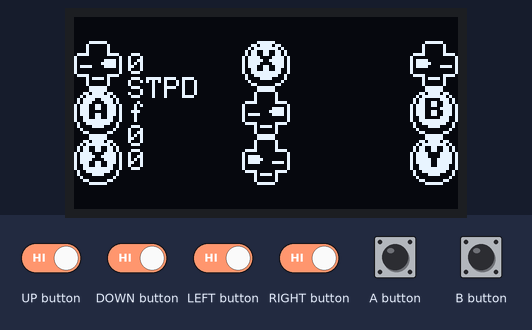
A sketch run on a simulated Arduboy, built with avr-gcc and run on an emulated ATmega32U4. Shown: 128×64 one-colour display. The test bench sets the inputs (shaded band).

Above: at 1.2 s.
1.3 s: A button pressed for 0.15 s
At 1.46 s:
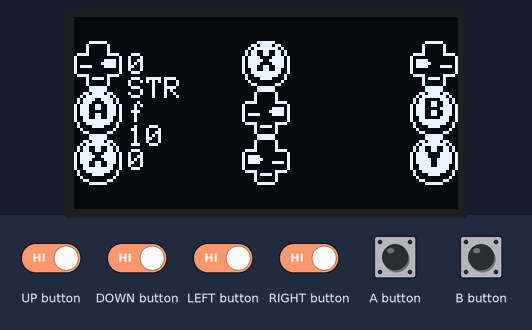
2.0 s: B button pressed for 0.15 s
At 2.38 s:
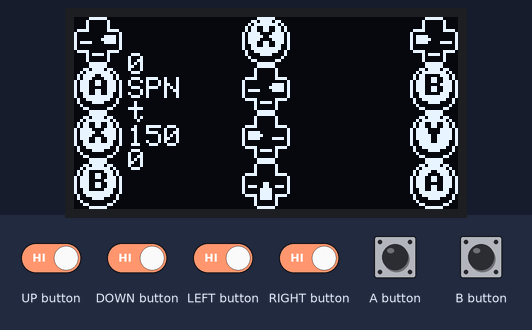
2.7 s: UP button driven LOW and DOWN button driven LOW and LEFT button driven LOW and RIGHT button driven LOW and A button driven LOW
5.7 s: B button pressed for 1 s
At 6.03 s:
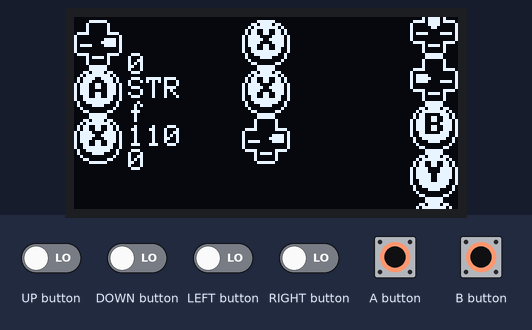
7.3 s: B button pressed for 0.15 s
At 7.55 s:
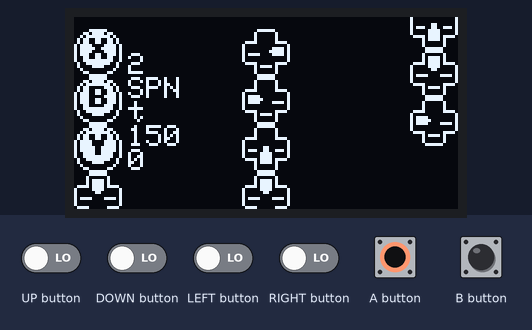
8.0 s: DOWN button driven HIGH and B button driven LOW
At 12.8 s:
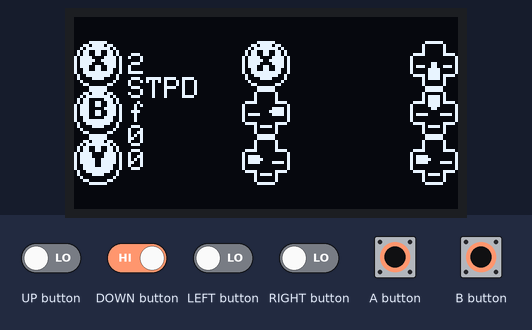
Timing chart, 0 to 13.7 s (numbered marks = the images above; inputs shaded):
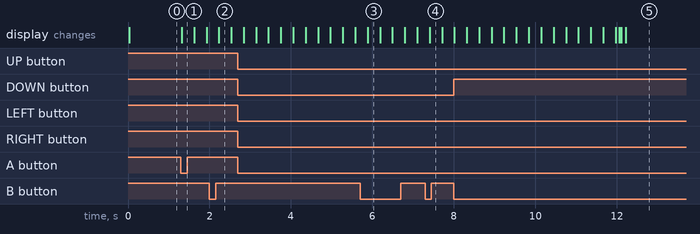

The sketch:

ArduboyEngine.ino
```cpp
#include <Arduboy2.h>
#define DEBUG false
#define DEFAULT_FRAMERATE 60

// ENGINE //
#include "gameengine.h"
#include "controller.h"

// GAME //
// #include "snake.h"
#include "sprites.h"
#include "watermelon.h"

//////////////////
// Arduboy Data //
//////////////////
Arduboy2 arduboy;
byte _framerate = DEFAULT_FRAMERATE;

/////////////////////
// Controller Data //
/////////////////////
Controller controller;
ControllerList cl = ControllerList(&controller);

///////////////
// Game Data //
///////////////
// Snake snakegame(&cl, &arduboy);
// StateMachine<GameStates> stateMachine(&cl, GAME_MENU);
RenderList renderlist = RenderList();

/////////
// WIP //
/////////
// Assuming you have an array of symbols defined in sprites.h
const unsigned char* reelSymbols[] = {
    simpleAnimation1, // ID 0
    simpleAnimation2, // ID 1
    simpleAnimation3, // ID 2
    simpleAnimation4  // ID 3
};

// Define the symbol IDs for each reel
int reel1SymbolIDs[] = {0,1,2,3,4,5,6,7}; // Reel 1 has symbols in order 0, 1, 2, 3
int reel2SymbolIDs[] = {7,6,5,4,3,2,1,1}; // Reel 2 has symbols in order 1, 2, 3, 0
int reel3SymbolIDs[] = {2,3,0,1,7,5,4,6}; // Reel 3 has symbols in order 2, 3, 0, 1

// Create the reels with custom symbol IDs
Reel reel1(&arduboy, &cl, sprite_allArray, reel1SymbolIDs, 8, 16, 3, 5, 10, 3, 120, 300);
Reel reel2(&arduboy, &cl, sprite_allArray, reel2SymbolIDs, 8, 16, 3, 5, 10, 3, 180, 360);
Reel reel3(&arduboy, &cl, sprite_allArray, reel3SymbolIDs, 8, 16, 3, 5, 10, 3, 240, 420);

void setup() {

  // Arduboy Setup //
  arduboy.begin();
  arduboy.initRandomSeed();
  arduboy.setFrameRate(_framerate);

  // WIP
  reel1.setPosition(0, 24); // Set reel1 at (10, 10)
  reel2.setPosition(64 - 8, 24); // Set reel2 at (50, 10)
  reel3.setPosition(128 - 16, 24); // Set reel3 at (90, 10)

  renderlist.addRenderable(&reel1);
  renderlist.addRenderable(&reel2);
  renderlist.addRenderable(&reel3);

  reel1.takeControl();
  reel2.takeControl();
  reel3.takeControl();

  reel1.setSpinDirection(-1);
  reel2.setSpinDirection(-1);
  reel3.setSpinDirection(-1);

  reel1.setDebugOutput(true);
}

void loop() {

  /////////////
  // Arduboy //
  /////////////
  if (!(arduboy.nextFrame())) return;
  arduboy.clear();
  arduboy.pollButtons();

  ////////////////
  // Controller //
  ////////////////
  controller.update(arduboy.buttonsState());
  cl.runControls();

  ////////////
  // Update //
  ////////////
  reel1.update();
  reel2.update();
  reel3.update();

  ////////////
  // Render //
  ////////////
  renderlist.renderAll();

  // arduboy.fillRect(0, 0, 128, 8, BLACK);
  // arduboy.fillRect(0, 56, 128, 8, BLACK);
  // arduboy.drawFastHLine(0, 8, 128, WHITE);
  // arduboy.drawFastHLine(0, 56, 128, WHITE);

  ///////////
  // Debug //
  ///////////
  if( DEBUG ){
    arduboy.setCursor(0, 0);
    arduboy.print(controller.debugPrint());
  }

  /////////////
  // Arduboy //
  /////////////
  arduboy.display();
}
```

controller.h
```cpp
#ifndef CONTROLLER
#define CONTROLLER

enum ControllerID {
  BUTTON_JUST_PRESSED,
  BUTTON_JUST_RELEASED,
  BUTTON_HELD,
  BUTTON_REPEATING,
  BUTTON_DELAYED_REPEATING,
  ANY_BUTTON_JUST_PRESSED,
  ANY_BUTTON_REPEATING,
  ANY_BUTTON_DELAYED_REPEATING
};

class Controller{
  public:
    byte prevButtons = 0;
    byte currButtons = 0;

    byte currHeld = 0;
    byte currPressed = 0;
    byte currReleased = 0;
    byte currRepeating = 0;

    byte frameCounter = 0;
    byte repeatDelayFrames = 10;
    byte buttonTimers[8] = {0,0,0,0,0,0,0,0};
    byte buttonMemorySize = 10;
    byte buttonMemory[10];
    byte buttonMemoryFrames = 30;
    byte buttonMemoryCurrentFrames = 0;
    bool memoryCleared = true;

    Controller(){};
    Controller(byte inRepeatDelayFrames){
      repeatDelayFrames = inRepeatDelayFrames;
    };

    void setRepeatDelay(byte inFrames){
      repeatDelayFrames = inFrames;
    }
    byte getRepeatDelay(){
      return repeatDelayFrames;
    }

    void update(byte inCurrentButtons){
      frameCounter++;
      prevButtons = currButtons;
      currButtons = inCurrentButtons;

      currHeld = prevButtons & currButtons;
      currReleased = (prevButtons ^ currButtons) & prevButtons;
      currPressed = (prevButtons ^ currButtons) & currButtons;

      for( byte bit = 0; bit < 8; bit++ ){
        if( currHeld & ( 1 << bit ) ){
          if( buttonTimers[bit] < repeatDelayFrames){
            buttonTimers[bit]++;
          }
        }
        if( currReleased & (1 << bit)){
          buttonTimers[bit] = 0;
        }
      }

      for( byte bit = 0; bit < 8; bit++ ){
        if( buttonTimers[bit] >= repeatDelayFrames ){
          currRepeating |= 1 << bit;
        }
        else{
          byte mask = 0b00000001 << bit;
          mask = ~mask;
          currRepeating &= mask;
        }
      }

      if( prevButtons != currButtons ){
        //New button combo pressed
        if( currButtons != 0 ){
          moveButtonMemory();
          addButtonMemory(currButtons);
        }
        buttonMemoryCurrentFrames = 0;
      }

      if( buttonMemoryCurrentFrames < 255 ){
        buttonMemoryCurrentFrames += 1;
      }

      if( currButtons == 0 ){
        if( buttonMemoryCurrentFrames == buttonMemoryFrames ){
          clearButtonMemory();
        }
      }
    }

    bool isID(ControllerID inID, byte buttonToCheck, byte inFrames = 1){
      bool toReturn = false;
      switch(inID){
        case 0: //isButtonJustPressed
          toReturn = isButtonJustPressed(buttonToCheck);
          break;
        case 1: //isButtonJustReleased
          toReturn = isButtonJustReleased(buttonToCheck);
          break;
        case 2: //isButtonHeld
          toReturn = isButtonHeld(buttonToCheck);
          break;
        case 3: //isButtonRepeating
          toReturn = isButtonRepeating(buttonToCheck);
          break;
        case 4: //isButtonDelayedRepeating
          toReturn = isButtonDelayedRepeating(buttonToCheck, inFrames);
          break;
        case 5: //isAnyButtonJustPressed
          toReturn = isAnyButtonJustPressed(buttonToCheck);
          break;
        case 6: //isAnyButtonRepeating
          toReturn = isAnyButtonRepeating(buttonToCheck);
          break;
        case 7: //isAnyButtonDelayedRepeating
          toReturn = isAnyButtonDelayedRepeating(buttonToCheck, inFrames);
          break;
      }
      return toReturn;
    }

    bool isButtonJustPressed(byte buttonToCheck){
      return (currPressed & buttonToCheck) == buttonToCheck;
    }
    bool isButtonJustReleased(byte buttonToCheck){
      return (currReleased & buttonToCheck) == buttonToCheck;
    }
    bool isButtonHeld(byte buttonToCheck){
      return (currHeld & buttonToCheck) == buttonToCheck;
    }
    bool isButtonRepeating(byte buttonToCheck){
      return (currRepeating & buttonToCheck) == buttonToCheck;
    }
    bool isButtonDelayedRepeating(byte buttonToCheck, byte framesToDelay){
      return (frameCounter % framesToDelay == 0) && isButtonRepeating(buttonToCheck);
    }

    bool isAnyButtonJustPressed(byte buttonToCheck){
      return currPressed & buttonToCheck;
    }
    bool isAnyButtonRepeating(byte buttonToCheck){
      return (currRepeating & buttonToCheck);
    }
    bool isAnyButtonDelayedRepeating(byte buttonToCheck, byte framesToDelay){
      return (frameCounter % framesToDelay == 0) && isAnyButtonRepeating(buttonToCheck);
    }

    void addButtonMemory(byte inMemory){
      memoryCleared = false;
      buttonMemory[0] = inMemory;
    }
    void clearButtonMemory(){
      if( !memoryCleared ){
        for( byte memoryIndex=0; memoryIndex < buttonMemorySize; memoryIndex++){
          buttonMemory[memoryIndex] = 0;
        }
      }
      memoryCleared = true;
    }
    void moveButtonMemory(){
      byte temp = buttonMemory[0];
      buttonMemory[0] = 0;
      for( byte memoryIndex=0; memoryIndex < buttonMemorySize; memoryIndex++){
        byte newtemp;
        if( memoryIndex + 1 < buttonMemorySize){
          newtemp = buttonMemory[memoryIndex + 1];
          buttonMemory[memoryIndex + 1] = temp;
          temp = newtemp;
        }
      }
    }

    String memoryPrint(){
      String toReturn = "";
      for( byte memoryIndex=0; memoryIndex < buttonMemorySize; memoryIndex++){
        if( buttonMemory[memoryIndex] != 0 ){
          toReturn += String(buttonMemory[memoryIndex]) + String(",");
        }
      }
      return toReturn;
    }

    String debugPrint(){
      String string = String(prevButtons, BIN) + String("\n");
      string += String(currButtons, BIN) + String("\n");
      string += String(currHeld, BIN) + String("\n");
      string += String(currReleased, BIN) + String("\n");
      string += String(currRepeating, BIN) + String("\n");
      string += String(buttonMemoryCurrentFrames) + String("\n");
      string += String(memoryPrint()) + String("\n");
      return string;
    }

    String quickPrint(){
      String string = String(currButtons, BIN);
      return string;
    }

};

class ControllerList{
  public:
    typedef void (*ControlFunction)(void*);
    Controller* controller;

    static const int MAX_CONTROLS = 12;
    byte listIDs[MAX_CONTROLS];
    byte listControls[MAX_CONTROLS];
    ControlFunction funcControls[MAX_CONTROLS];
    void* funcArgs[MAX_CONTROLS];
    byte numControls = 0;


    ControllerList(Controller* inController){
      controller = inController;
    }

    void addControl(byte inID, byte inControl, ControlFunction inFunc, void* inArgs) {
      if (numControls < MAX_CONTROLS) {
          listIDs[numControls] = inID;
          listControls[numControls] = inControl;
          funcControls[numControls] = inFunc;
          funcArgs[numControls] = inArgs;
          numControls++;
      }
    }

    void clearControls() {
        numControls = 0; // Simply reset the count, no need to delete memory
    }

    void runControls() {
      for (byte controlIndex = 0; controlIndex < numControls; ++controlIndex) {
        if (controller->isID(listIDs[controlIndex], listControls[controlIndex], 1)) {
            funcControls[controlIndex](funcArgs[controlIndex]);
        }
      }
    }

};

#endif
```

gameengine.h
```cpp
#ifndef GAME_ENGINE
#define GAME_ENGINE

#include "controller.h"

class Controllable {
public:
    Controllable(ControllerList* inControllerList) : controllerList(inControllerList) {}

    void addControl(byte inID, byte inControl, void (*inFunc)(void*), void* inArgs) {
        controllerList->addControl(inID, inControl, inFunc, inArgs);
    }

    virtual void takeControl() = 0;

    void clearControls() {
        controllerList->clearControls();
    }
    ControllerList* controllerList; // Pointer to the ControllerList
};

class Updateable {
public:
    // Virtual update method (to be overridden by derived classes)
    virtual void update() = 0;
};

class Renderable {
public:
    // Constructor
    Renderable(Arduboy2* inArduboy) : arduboy(inArduboy) {}
    // Virtual render method (to be overridden by derived classes)
    virtual void render() = 0;
    Arduboy2* arduboy; // Pointer to the Arduboy instance
};

class RenderList{
  public:

    static const int MAX_RENDERABLES = 10; // Define a maximum number of renderables
    Renderable* aRenderables[MAX_RENDERABLES];
    int nNumRenderable = 0;

    void addRenderable(Renderable* inRenderable) {
        if (nNumRenderable < MAX_RENDERABLES) {
            aRenderables[nNumRenderable] = inRenderable;
            nNumRenderable++;
        }
    }

    void renderAll() {
        for (int i = 0; i < nNumRenderable; i++) {
            aRenderables[i]->render();
        }
    }

};


template <typename StateEnum>
class StateMachine : public Controllable, public Updateable {
public:
    // Constructor
    StateMachine(ControllerList* inControllerList, StateEnum initialState)
        : Controllable(inControllerList), currentState(initialState), bTransitionFinished(true) {
        // Add controls to the ControllerList
        // addControl(BUTTON_JUST_PRESSED, UP_BUTTON, &StateMachine::previousStateWrapper, this);
        // addControl(BUTTON_JUST_PRESSED, DOWN_BUTTON, &StateMachine::nextStateWrapper, this);
    }

    // Set the current state
    void setState(StateEnum newState) {
        if (isValidState(newState)) {
            currentState = newState;
            bTransitionFinished = false; // Transition started
        }
    }

    // Get the current state
    StateEnum getState() const {
        return currentState;
    }

    // Transition to the next state (cyclic)
    void nextState() {
        int nextStateValue = static_cast<int>(currentState) + 1;
        if (nextStateValue > static_cast<int>(StateEnum::STATE_MAX)) {
            nextStateValue = static_cast<int>(StateEnum::STATE_MIN); // Wrap around to the first state
        }
        currentState = static_cast<StateEnum>(nextStateValue);
        bTransitionFinished = false; // Transition started
    }

    // Transition to the previous state (cyclic)
    void previousState() {
        int prevStateValue = static_cast<int>(currentState) - 1;
        if (prevStateValue < static_cast<int>(StateEnum::STATE_MIN)) {
            prevStateValue = static_cast<int>(StateEnum::STATE_MAX); // Wrap around to the last state
        }
        currentState = static_cast<StateEnum>(prevStateValue);
        bTransitionFinished = false; // Transition started
    }

    // Check if the current state matches a specific state
    bool isState(StateEnum state) const {
        return currentState == state;
    }

    // Check if the transition is finished
    bool isTransitionFinished() const {
        return bTransitionFinished;
    }

    // Mark the transition as finished
    void markTransitionFinished() {
        bTransitionFinished = true;
    }

    // Static function to transition to the next state (for ControllerList)
    static void nextStateWrapper(void* data) {
        StateMachine* stateMachine = static_cast<StateMachine*>(data);
        stateMachine->nextState();
    }

    // Static function to transition to the previous state (for ControllerList)
    static void previousStateWrapper(void* data) {
        StateMachine* stateMachine = static_cast<StateMachine*>(data);
        stateMachine->previousState();
    }

    void takeControl() override {

    }

    // Update the state machine
    void update() override {
        // Add any update logic here
    }

private:
    StateEnum currentState; // Current state of the state machine
    bool bTransitionFinished; // Flag to track if the transition is finished

    // Check if a state is valid (within bounds)
    bool isValidState(StateEnum state) const {
        return (static_cast<int>(state) >= static_cast<int>(StateEnum::STATE_MIN) &&
                static_cast<int>(state) <= static_cast<int>(StateEnum::STATE_MAX));
    }
};

class Animator : public Renderable, public Updateable {
  public:
    const unsigned char** sprite;
    int frames;
    int size;

    int currentframe = 0;
    int framecounter;
    int framerate;

    int posX = 0;
    int posY = 0;

    bool bAnimating = false;

    void setPosition(int inX, int inY){
      posX = inX;
      posY = inY;
    }

    Animator(Arduboy2* inArduboy, const unsigned char** inSprite, int inSize, int inFrames, int inFrameRate) : Renderable(inArduboy){
      size = inSize;
      sprite = inSprite;
      framerate = inFrameRate;
      frames = inFrames;
    }

    void setSprite(const unsigned char** newSprite, int newFrames) {
      sprite = newSprite;
      frames = newFrames;
      currentframe = 0;
      framecounter = 0;
    }

    void startAnimation() {
      bAnimating = true;
      currentframe = 0;
      framecounter = 0;
    }

    void stopAnimation() {
      bAnimating = false;
      currentframe = 0;
      framecounter = 0;
    }

    void update() override {
      if( bAnimating ){
        framecounter++;
        if( framecounter >= framerate ){
          framecounter = 0;
          currentframe++;
          if( currentframe >= frames ){
            currentframe = 0;
          }
        }
      }
    }

    void render() override {
      arduboy -> drawBitmap(posX, posY, sprite[currentframe], size, size, WHITE);
    }
};

#endif
```

Source omitted: sprites.h (4239 bytes), watermelon.h (11726 bytes)

Measured:
- after the input at 1.3 s, the display: changes at once (image 1)
- after the input at 2.0 s, the display: changes after 0.23 s (image 2)
- after the input at 5.7 s, the display: changes after 0.18 s (image 3)
- after the input at 7.3 s, the display: changes after 0.11 s (image 4)
